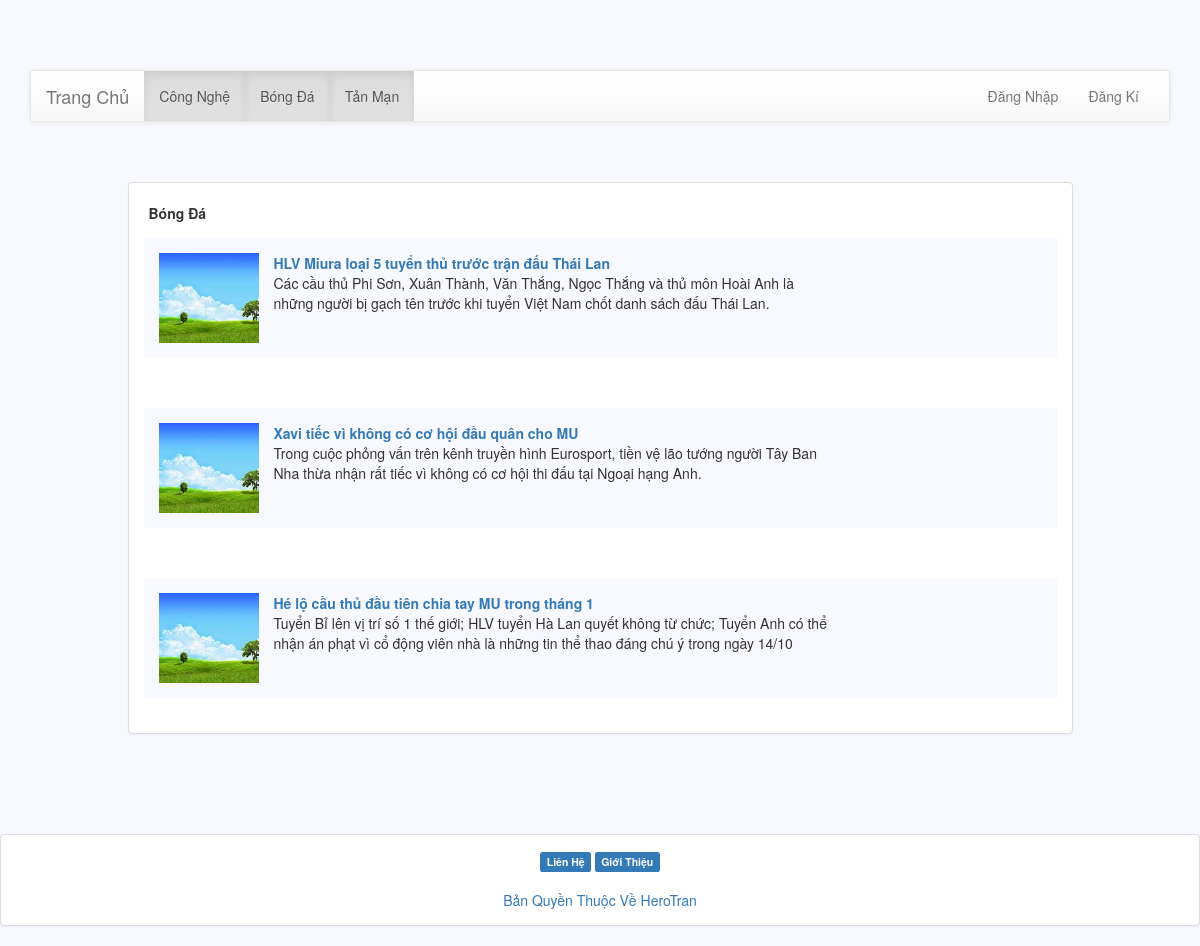
/index.php?c=post&m=bycategory&key=3, run on an earlier commit of the app's database.
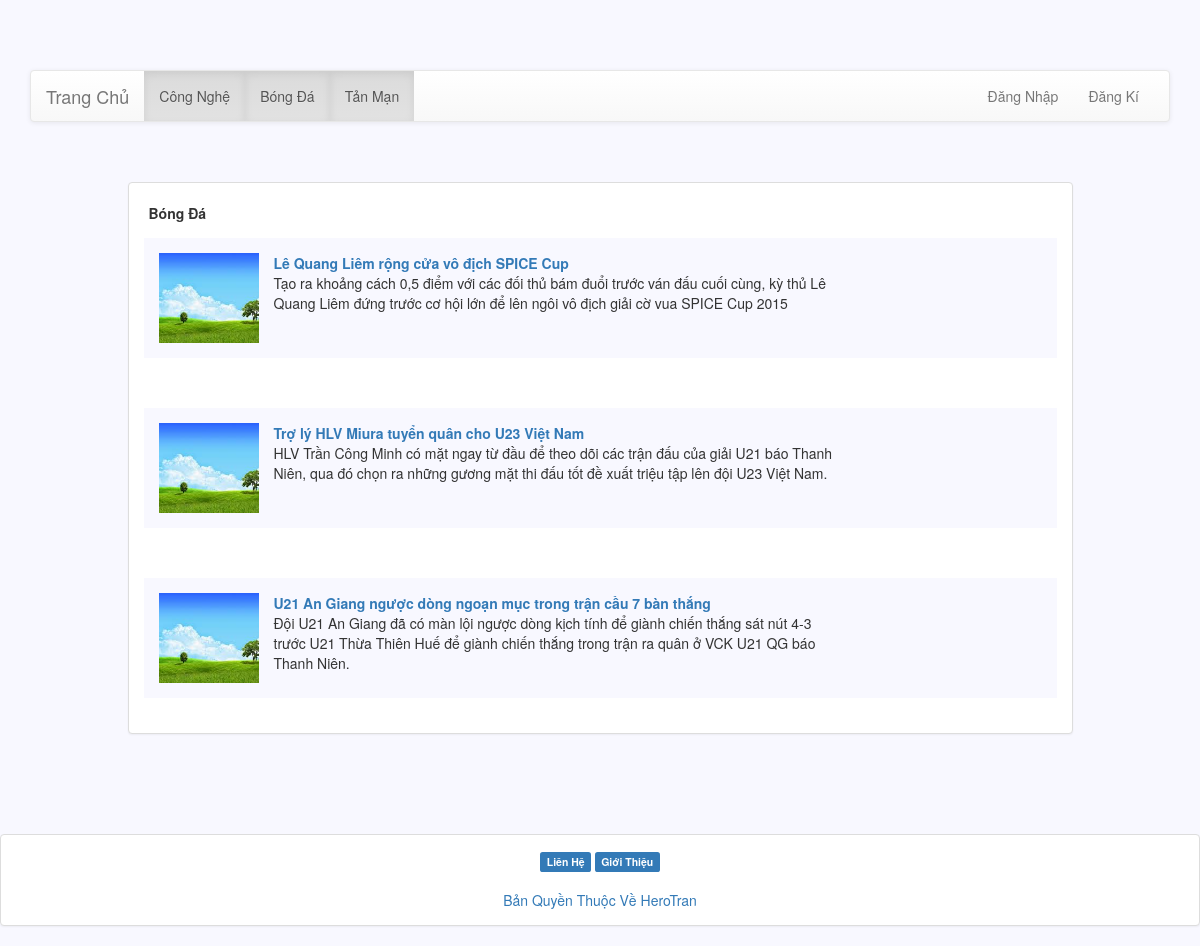
And on a later commit of the database.
### tables this page shows
CREATE TABLE IF NOT EXISTS `category` (
  `category_id` int(11) NOT NULL AUTO_INCREMENT,
  `category_name` varchar(255) DEFAULT NULL,
  `status` int(11) DEFAULT '1',
  PRIMARY KEY (`category_id`)
);

CREATE TABLE IF NOT EXISTS `post` (
  `post_id` int(11) NOT NULL AUTO_INCREMENT,
  `title` varchar(500) DEFAULT NULL,
  `description` longtext,
  `content` longtext,
  `datetime` timestamp NULL DEFAULT CURRENT_TIMESTAMP,
  `status` int(11) DEFAULT '1',
  `user_id` int(11) DEFAULT NULL,
  `category_id` int(11) DEFAULT NULL,
  `images` varchar(100) DEFAULT NULL,
  PRIMARY KEY (`post_id`),
  KEY `FK_user_idx` (`user_id`),
  KEY `FK_category_idx` (`category_id`)
);

### includes/common.php (called while the page is built, shortened)
<?php
function model($model) {
    static $models = array();
    $model = strtolower($model);
    if (!isset($models[$model])) {
        $models[$model] = new $model_name();
    }
    return $models[$model];
}
function render($file, $data) {
    extract($data);
    include ROOT . DS . 'views' . DS . $file;
}

### controllers/post.php (called while the page is built, shortened)
<?php
function post_bycategory(){
	$data=array();
	$category_id=$_GET['key'];
	$data['category1']=model('category')->categoryByid($category_id);
	$data['bycategory']=model('post')->getpostBycategory($category_id);
	$data['category']=model('category')->category();
	if(isset($_GET['id'])){
		$post_id=$_GET['id'];
		$data['postview']=model('post')->getpostview($post_id);
		$data['template_file']='website/post/detail.php';
	}else{
		$data['template_file']='website/post/bycategory.php';
	}
	render('website/layout.php',$data);
}
?>

### index.php (called while the page is built, shortened)
<?php
require ROOT . DS . 'includes' . DS . 'common.php';
$controller = empty($_GET['c']) ? 'index' : strtolower($_GET['c']);
$method = empty($_GET['m']) ? 'index' : strtolower($_GET['m']);
$c_file = ROOT . DS . 'controllers' . DS . $controller . '.php';
$m_func = $controller . '_' . $method;
if (is_readable($c_file)) {
  call_user_func($m_func);
} else {
}

### models/category.php (called while the page is built, shortened)
<?php
class category{
	public function category(){
	$data=array();
	$sql="select * from category";
	$query=mysql_query($sql);
        if ($query) {
        while ($row = mysql_fetch_assoc($query)) {
            $data[] = $row;
        }
    }
    return $data;
	}
 }
?>

### models/post.php (called while the page is built, shortened)
<?php
class post{
	function getpostBycategory($category_id){
		$data=array();
		$sql="select * from post where category_id='".$category_id."'";
		$query=mysql_query($sql);
		if($query){
			while($row=mysql_fetch_assoc($query)){
				$data[]=$row;
			}
		}
		return $data;
	}
}
?>

### views/website/post/bycategory.php (the view)
<div class="col-md-1"></div>
<div class="col-md-10">
    <div class="panel panel-default">
            <?php  foreach ($category1 as $c) {
      ?>
        <br><strong style="padding-left:20px"><?php echo $c['category_name']; ?></strong>
        <?php } ?>
    <?php  foreach ($bycategory as $b) {
      ?>
      <div class="panel-body">
          <div class="panel-body" style="background-color:#F8F8FF">
          <div class="col-md-4" style="background-image:url(./upload/anhnen.jpg);background-size:cover; height:90px;width:100px;">
          </div>
          <div class="col-md-8">
                  <a style=" font-weight: bold;" href="index.php?c=post&m=bycategory&key=<?php echo $b['category_id']; ?>&id=<?php echo $b['post_id'];  ?>"><?php echo $b['title'] ?></a>
                  <p style=""><?php echo $b['description'] ?></p>
                  </div>
        </div><br>
      </div>
      <?php }  ?>
    </div>
  </div>

### views/website/layout.php (shortened to what this page needs)
 <!DOCTYPE html>
 <html >
 <head>
  <link rel="stylesheet" href="styles/css/bootstrap.min.css">
  <link rel="stylesheet" href="styles/css/bootstrap-theme.css">
  <link rel="stylesheet" href="styles/css/style.css">
</head>
<body >
  <div class="container" >
    <nav class="navbar navbar-default">
      <?php
      include('category/menu.php');
      ?>
    </nav>
    <br><br>
  <div class="row">
    <?php include ROOT . DS . 'views' . DS . $template_file; ?>
  </div>
  </div>
  <br><br><br><br>
  <div class="panel panel-default" style="text-align:center">
    <div class="panel-body" style="text-align:center">
      <span class="label label-primary">Liên Hệ</span>
      <span class="label label-primary">Giới Thiệu</span></br><br>
      <div><a >Bản Quyền Thuộc Về HeroTran</a>
    </div>
  </body>
  </html>

### views/website/category/menu.php (shortened to what this page needs)
<div class="container-fluid">
  <div class="navbar-header" >
    <a class="navbar-brand" href="index.php?c=index&m=index">Trang Chủ</a>
  </div>
  <div id="navbar" class="navbar-collapse collapse">
    <ul class="nav navbar-nav">
<?php
foreach ($category as $menu) {
  if (isset($_GET['key'])) {
?>
      <li class="active"><a href="index.php?c=post&m=bycategory&key=<?php echo $menu['category_id']; ?>"><?php  echo $menu['category_name'];  ?></a></li>
      <?php }
      else{
       ?>
      <li class=""><a href="index.php?c=post&m=bycategory&key=<?php echo $menu['category_id']; ?>"><?php  echo $menu['category_name'];  ?></a></li>
<?php
}
}
?>
    </ul>
    <ul class="nav navbar-nav navbar-right">
      <li><a href="index.php?c=admincontroller&m=login">Đăng Nhập </a></li>
      <li><a href="#">Đăng Kí</a></li>
    </ul>
  </div>
</div>

### styles/css/style.css (style rules this page uses)
body { padding-top: 70px; background-color: #F8F8FF; background-size:cover; }

What changed in the data, as far as the page shows it:
removed post: title "HLV Miura loại 5 tuyển thủ trước trận đấu Thái Lan", description "Các cầu thủ Phi Sơn, Xuân Thành, Văn Thắng, Ngọc Thắng và thủ môn Hoài Anh là những người bị gạch tên trước khi tuyển Việt Nam chốt danh sách đấu Thái Lan."
removed post: title "Xavi tiếc vì không có cơ hội đầu quân cho MU", description "Trong cuộc phỏng vấn trên kênh truyền hình Eurosport, tiền vệ lão tướng người Tây Ban Nha thừa nhận rất tiếc vì không có cơ hội thi đấu tại Ngoại hạng Anh."
removed post: title "Hé lộ cầu thủ đầu tiên chia tay MU trong tháng 1", description "Tuyển Bỉ lên vị trí số 1 thế giới; HLV tuyển Hà Lan quyết không từ chức; Tuyển Anh có thể nhận án phạt vì cổ động viên nhà là những tin thể thao đáng chú ý trong ngày 14/10"
added post: title "Lê Quang Liêm rộng cửa vô địch SPICE Cup", description "Tạo ra khoảng cách 0,5 điểm với các đối thủ bám đuổi trước ván đấu cuối cùng, kỳ thủ Lê Quang Liêm đứng trước cơ hội lớn để lên ngôi vô địch giải cờ vua SPICE Cup 2015"
added post: title "Trợ lý HLV Miura tuyển quân cho U23 Việt Nam", description "HLV Trần Công Minh có mặt ngay từ đầu để theo dõi các trận đấu của giải U21 báo Thanh Niên, qua đó chọn ra những gương mặt thi đấu tốt đề xuất triệu tập lên đội U23 Việt Nam."
added post: title "U21 An Giang ngược dòng ngoạn mục trong trận cầu 7 bàn thắng", description "Đội U21 An Giang đã có màn lội ngược dòng kịch tính để giành chiến thắng sát nút 4-3 trước U21 Thừa Thiên Huế để giành chiến thắng trong trận ra quân ở VCK U21 QG báo Thanh Niên."
